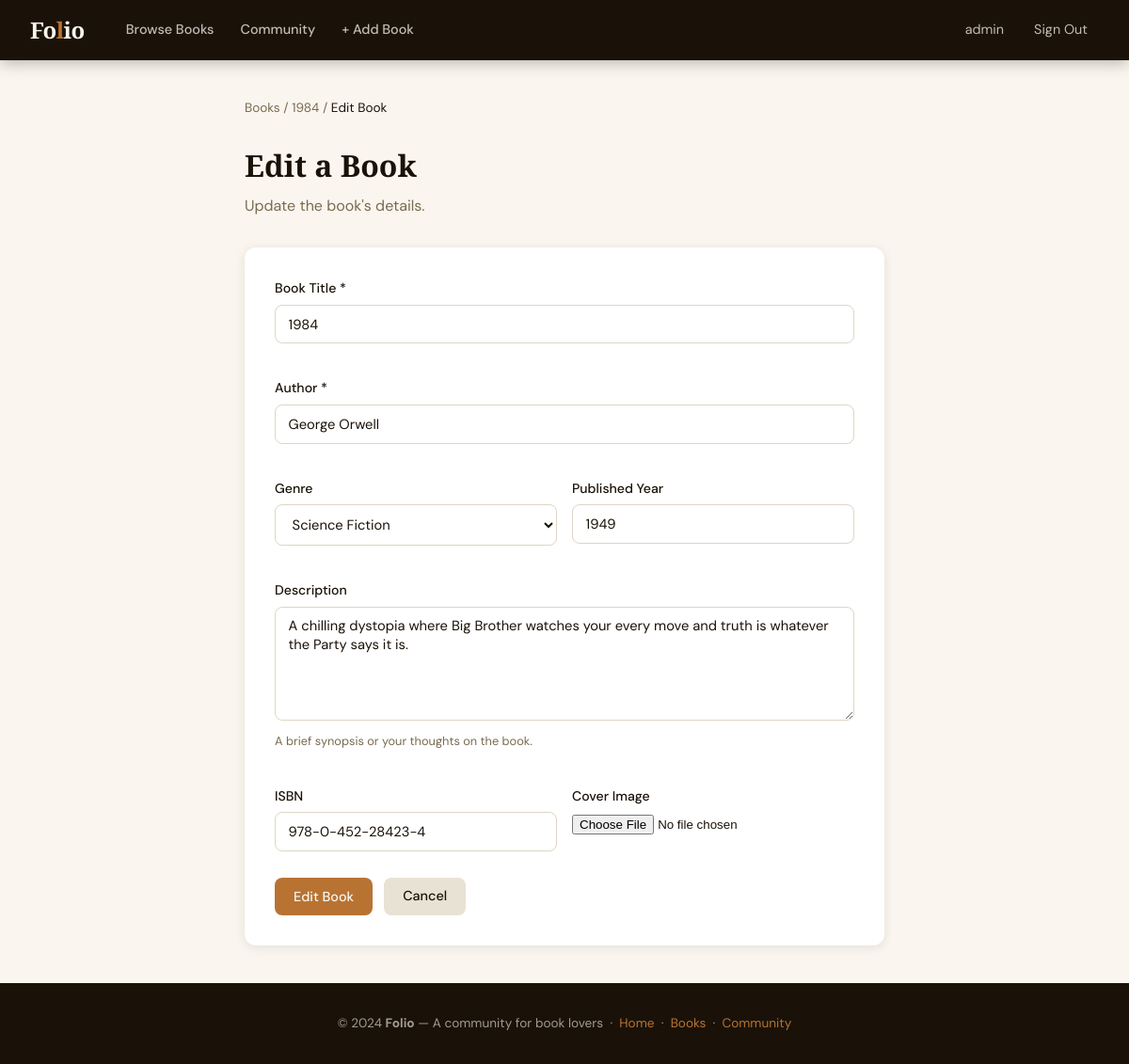
The page /books/2/edit/ (signed in) on the database its author committed.
### books/models.py (models this page shows, shortened)
class Book(models.Model):
    title = models.CharField(max_length=255)
    author = models.CharField(max_length=255)
    genre = models.CharField(max_length=50, choices=GENRE_CHOICES, default='fiction')
    description = models.TextField(blank=True)
    cover_image = models.ImageField(upload_to='covers/', blank=True, null=True)
    published_year = models.PositiveIntegerField(blank=True, null=True)
    isbn = models.CharField(max_length=20, blank=True)
    added_by = models.ForeignKey(User, on_delete=models.SET_NULL, null=True, related_name='added_books')
    created_at = models.DateTimeField(auto_now_add=True)
    class Meta:
        ordering = ['-created_at']
    def get_absolute_url(self):
        return reverse('book_detail', args=[self.pk])

### books/views.py (the view)
# urls.py: path('books/<int:pk>/edit/', views.book_edit, name='book_edit'),
@login_required
def book_edit(request, pk):
    book = get_object_or_404(Book, pk=pk)
    if book.added_by != request.user and not request.user.is_staff:
        messages.error(request, "You can only edit books you added.")
        return redirect('book_detail', pk=pk)
    if request.method == 'POST':
        form = BookForm(request.POST, request.FILES, instance=book)
        if form.is_valid():
            form.save()
            messages.success(request, 'Book updated successfully!')
            return redirect('book_detail', pk=pk)
    else:
        form = BookForm(instance=book)
    return render(request, 'books/book_form.html', {'form': form, 'action': 'Edit', 'book': book})

### books/forms.py
class BookForm(forms.ModelForm):
    class Meta:
        model = Book
        fields = ['title', 'author', 'genre', 'description', 'cover_image', 'published_year', 'isbn']
        widgets = {
            'title': forms.TextInput(attrs={'placeholder': 'Book title'}),
            'author': forms.TextInput(attrs={'placeholder': 'Author name'}),
            'description': forms.Textarea(attrs={'rows': 5, 'placeholder': 'A brief description of the book...'}),
            'published_year': forms.NumberInput(attrs={'placeholder': 'e.g. 1984'}),
            'isbn': forms.TextInput(attrs={'placeholder': 'ISBN (optional)'}),
        }

### templates/books/book_form.html (shortened to what this page needs)
{% extends "base.html" %}
{% block content %}
<div style="max-width:680px;margin:0 auto;">
  <div class="breadcrumb">
    <a href="{% url 'book_list' %}">Books</a> /
    {% if book %}<a href="{{ book.get_absolute_url }}">{{ book.title }}</a> / {% endif %}
    <span>{{ action }} Book</span>
  </div>
  <div class="page-header">
    <h1>{{ action }} a Book</h1>
    <p>{% if action == 'Add' %}Share a great book with the community.{% else %}Update the book's details.{% endif %}</p>
  </div>
  <div style="background:#fff;border-radius:12px;padding:2rem;box-shadow:var(--shadow);">
    <form method="POST" enctype="multipart/form-data">
      <div style="display:grid;grid-template-columns:1fr 1fr;gap:1rem;">
        <div class="form-group" style="grid-column:1/-1;">
          <label for="{{ form.title.id_for_label }}">Book Title *</label>
          {{ form.title }}
        </div>
        <div class="form-group" style="grid-column:1/-1;">
          <label for="{{ form.author.id_for_label }}">Author *</label>
          {{ form.author }}
        </div>
        <div class="form-group">
          <label for="{{ form.genre.id_for_label }}">Genre</label>
          {{ form.genre }}
        </div>
        <div class="form-group">
          <label for="{{ form.published_year.id_for_label }}">Published Year</label>
          {{ form.published_year }}
        </div>
        <div class="form-group" style="grid-column:1/-1;">
          <label for="{{ form.description.id_for_label }}">Description</label>
          {{ form.description }}
          <div class="form-help">A brief synopsis or your thoughts on the book.</div>
        </div>
        <div class="form-group">
          <label for="{{ form.isbn.id_for_label }}">ISBN</label>
          {{ form.isbn }}
        </div>
        <div class="form-group">
          <label for="{{ form.cover_image.id_for_label }}">Cover Image</label>
          {{ form.cover_image }}
        </div>
      </div>
      <div style="display:flex;gap:0.75rem;margin-top:0.5rem;">
        <button type="submit" class="btn btn-primary">{{ action }} Book</button>
        {% if book %}
        <a href="{{ book.get_absolute_url }}" class="btn btn-secondary">Cancel</a>
        {% else %}
        <a href="{% url 'book_list' %}" class="btn btn-secondary">Cancel</a>
        {% endif %}
      </div>
    </form>
  </div>
</div>
{% endblock %}

### templates/base.html (shortened to what this page needs)
{% load static %}
<!DOCTYPE html>
<html lang="en">
<head>
</head>
<body>
<nav>
  <div class="nav-inner">
    <a href="{% url 'home' %}" class="nav-brand">Fo<span>l</span>io</a>
    <div class="nav-links">
      <a href="{% url 'book_list' %}">Browse Books</a>
      <a href="{% url 'community' %}">Community</a>
      {% if user.is_authenticated %}
      <a href="{% url 'book_add' %}">+ Add Book</a>
      {% endif %}
    </div>
    <div class="nav-right">
      {% if user.is_authenticated %}
        <a href="{% url 'profile' user.username %}">{{ user.username }}</a>
        <a href="{% url 'logout' %}">Sign Out</a>
      {% else %}
        <a href="{% url 'login' %}">Sign In</a>
        <a href="{% url 'register' %}" class="btn btn-nav">Join Free</a>
      {% endif %}
    </div>
  </div>
</nav>
<main>
  <div class="container">
    {% block content %}{% endblock %}
  </div>
</main>
<footer>
  <p>© 2024 <strong>Folio</strong> — A community for book lovers &nbsp;·&nbsp; <a href="{% url 'home' %}">Home</a> &nbsp;·&nbsp; <a href="{% url 'book_list' %}">Books</a> &nbsp;·&nbsp; <a href="{% url 'community' %}">Community</a></p>
</footer>
</body>
</html>

### templates/base.html (style rules this page uses)
:root { --ink: #1a1208; --paper: #faf6ef; --cream: #f2ead8; --amber: #b87333; --amber-hover: #c8852a; --burgundy: #6d2323; --sage: #4a5e3a; --mist: #e8e2d4; --text-muted: #7a6a50; --border: #ddd6c4; --shadow: 0 2px 12px rgba(26,18,8,0.10); --shadow-lg: 0 8px 32px rgba(26,18,8,0.14); --radius: 8px; }
* { margin:0;padding:0;box-sizing:border-box; }
body { font-family:'DM Sans',sans-serif;background:var(--paper);color:var(--ink);line-height:1.6;min-height:100vh;display:flex;flex-direction:column; }
a { color:var(--amber);text-decoration:none; }
nav { background:var(--ink);color:var(--paper);padding:0 2rem;position:sticky;top:0;z-index:100;box-shadow:0 2px 16px rgba(0,0,0,0.3); }
.nav-inner { max-width:1200px;margin:0 auto;display:flex;align-items:center;gap:2rem;height:64px; }
.nav-brand { font-family:'Playfair Display',serif;font-size:1.5rem;font-weight:900;color:var(--paper);letter-spacing:-0.5px;text-decoration:none;flex-shrink:0; }
.nav-brand span { color:var(--amber); }
.nav-links { display:flex;align-items:center;gap:0.25rem;flex:1; }
.nav-links a { color:rgba(250,246,239,0.75);padding:0.4rem 0.75rem;border-radius:var(--radius);font-size:0.9rem;font-weight:500;transition:all 0.2s; }
.nav-right { display:flex;align-items:center;gap:0.5rem;margin-left:auto; }
.nav-right a { color:rgba(250,246,239,0.75);font-size:0.9rem;padding:0.4rem 0.75rem;border-radius:var(--radius);transition:all 0.2s; }
.container { max-width:1200px;margin:0 auto;padding:0 1.5rem; }
main { flex:1;padding:2.5rem 0; }
.btn { display:inline-flex;align-items:center;gap:0.4rem;padding:0.55rem 1.25rem;border-radius:var(--radius);font-size:0.9rem;font-weight:500;cursor:pointer;border:none;transition:all 0.2s;text-decoration:none;font-family:inherit; }
.btn-primary { background:var(--amber);color:var(--paper); }
.btn-secondary { background:var(--mist);color:var(--ink); }
.form-group { margin-bottom:1.25rem; }
label { display:block;font-size:0.88rem;font-weight:500;margin-bottom:0.4rem;color:var(--ink); }
input[type=text],input[type=email],input[type=password],input[type=number],input[type=url],textarea,select { width:100%;padding:0.6rem 0.85rem;border:1.5px solid var(--border);border-radius:var(--radius); font-family:inherit;font-size:0.92rem;background:#fff;color:var(--ink);transition:border-color 0.2s; }
.form-help { font-size:0.8rem;color:var(--text-muted);margin-top:0.3rem; }
.page-header { margin-bottom:2rem; }
.page-header h1 { font-family:'Playfair Display',serif;font-size:2rem;font-weight:900;margin-bottom:0.3rem; }
.page-header p { color:var(--text-muted); }
footer { background:var(--ink);color:rgba(250,246,239,0.6);text-align:center;padding:2rem;font-size:0.85rem;margin-top:auto; }
footer a { color:var(--amber); }
.breadcrumb { font-size:0.85rem;color:var(--text-muted);margin-bottom:1.5rem; }
.breadcrumb a { color:var(--text-muted); }
.breadcrumb span { color:var(--ink); }

### rows shown on the page
Book: title "1984", author "George Orwell", genre "Science Fiction", published_year "1949", description "A chilling dystopia where Big Brother watches your every move and truth is whatever the Party says it is.", isbn "978-0-452-28423-4"

### other values the page prints
{{ user.username }} "admin"
{{ action }} "Edit"
